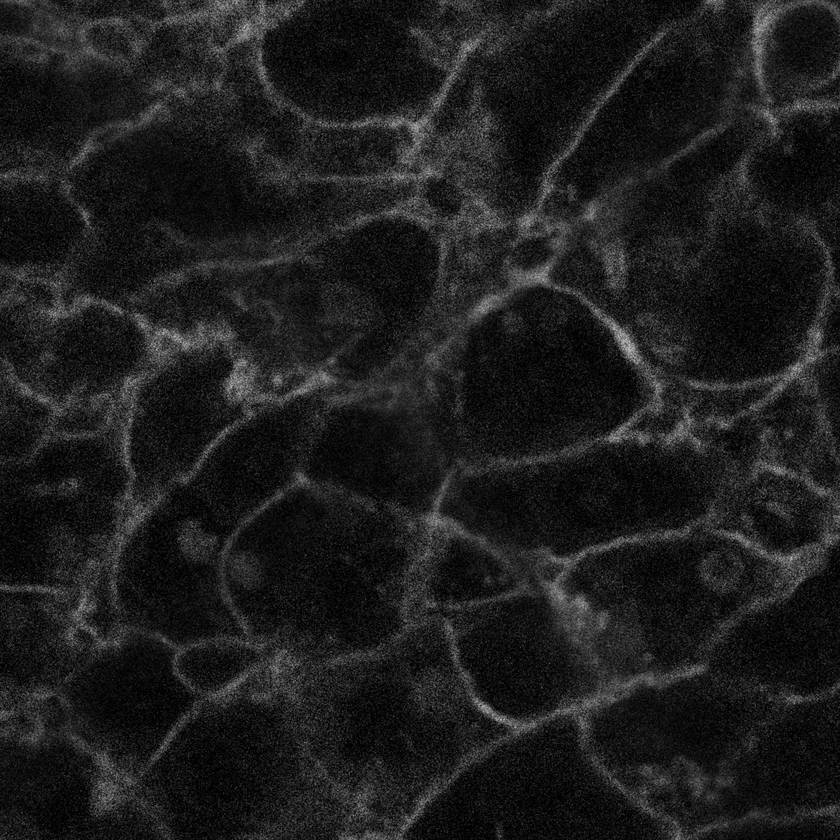
#> input picture parameter_optimization/slice.tif, 840 x 840 px, shrunk from 1134 x 1134 before the run
$ jupyter execute --allow-errors membrane_segmentation.ipynb
#> lines starting #> are read from the running program, lines starting #| are printed output that depends on the picture
# Optimizing parameters for membrane-image based cell segmentation

Workflows for segmenting cells from membrane staining images are often hard to optimize. In this notebook we demonstrate how to automatically optimizing the [seeded watershed algorithm](https://en.wikipedia.org/wiki/Watershed_(image_processing)), a common approach for this kind of image data.

## Load packages #

[cell 1]
import napari

import napari_segment_blobs_and_things_with_membranes as nsbatwm
import pyclesperanto_prototype as cle
import matplotlib.pyplot as plt

from the_segmentation_game.metrics import jaccard_index_sparse
from napari_workflow_optimizer import JaccardLabelImageOptimizer, Workflow
from skimage.io import imread

We set up a workflow and insert a single operation, [Seeded Watershed using local minima as starting points](https://www.napari-hub.org/plugins/napari-segment-blobs-and-things-with-membranes#seeded-watershed-using-local-minima-as-starting-points) using the Napari plugin napari-segment-blobs-and-things-with-membranes. The algorithm has two parameters: `spot_sigma` for tuning how close seed points can be and `outline_sigma` for tuning how precise the membranes should be segmented.

[cell 2]
input_image = imread("slice.tif")
#> input_image is the input picture: shape (840, 840); min 0, max 196, mean 29.3

[cell 3]
input_image = input_image[::2, ::2]
#> input_image: shape (420, 420)
input_image.shape
#> Out = (420, 420)

#> (a cell that did not finish here is left out)

#> (a cell that did not finish here is left out)

[cell 6]
# input_image = w.get("input")
cle.imshow(input_image)
#> (this line was passed over: pyclesperanto_prototype is not available in this run)

We produce a first segmentation result that is oversegmented, there are obviously too many cells found.

#> (a cell that did not finish here is left out)

To give the segmentation algorithm some ground truth to compare segmentation results with, we use this sparse annotation image. It typically is enough to annotate some example cells accurately. Better spend time on making good segmentations and do not draw so many.

[cell 8]
ground_truth = imread("slice_merged_labels.tif")
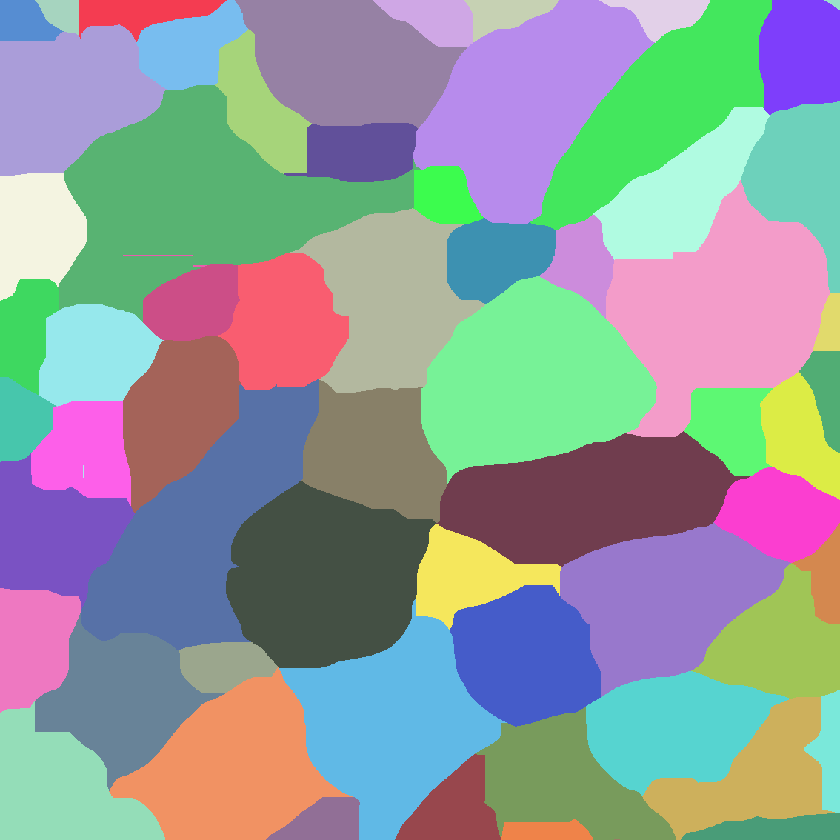
#> input picture parameter_optimization/slice_merged_labels.tif, 840 x 840 px, shrunk from 1134 x 1134 before the run
#> ground_truth is the input picture: shape (840, 840) int32; 64 distinct labels, from 1 to 65
ground_truth = ground_truth[::2, ::2]
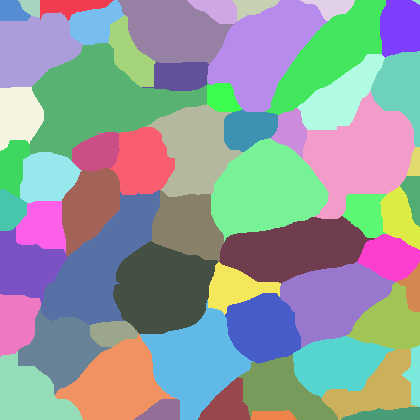
#> ground_truth: shape (420, 420) int32; 62 distinct labels, from 1 to 65; one colour per label, 0 black
cle.imshow(ground_truth, labels=True)
#> (this line was passed over: pyclesperanto_prototype is not available in this run)

We can then initiate the `JaccardLabelImageOptimizer`. Just for testing we inspect the current starting point for optimization.

#> (a cell that did not finish here is left out)

[cell 10]
input_image.shape
#> Out = (420, 420)
